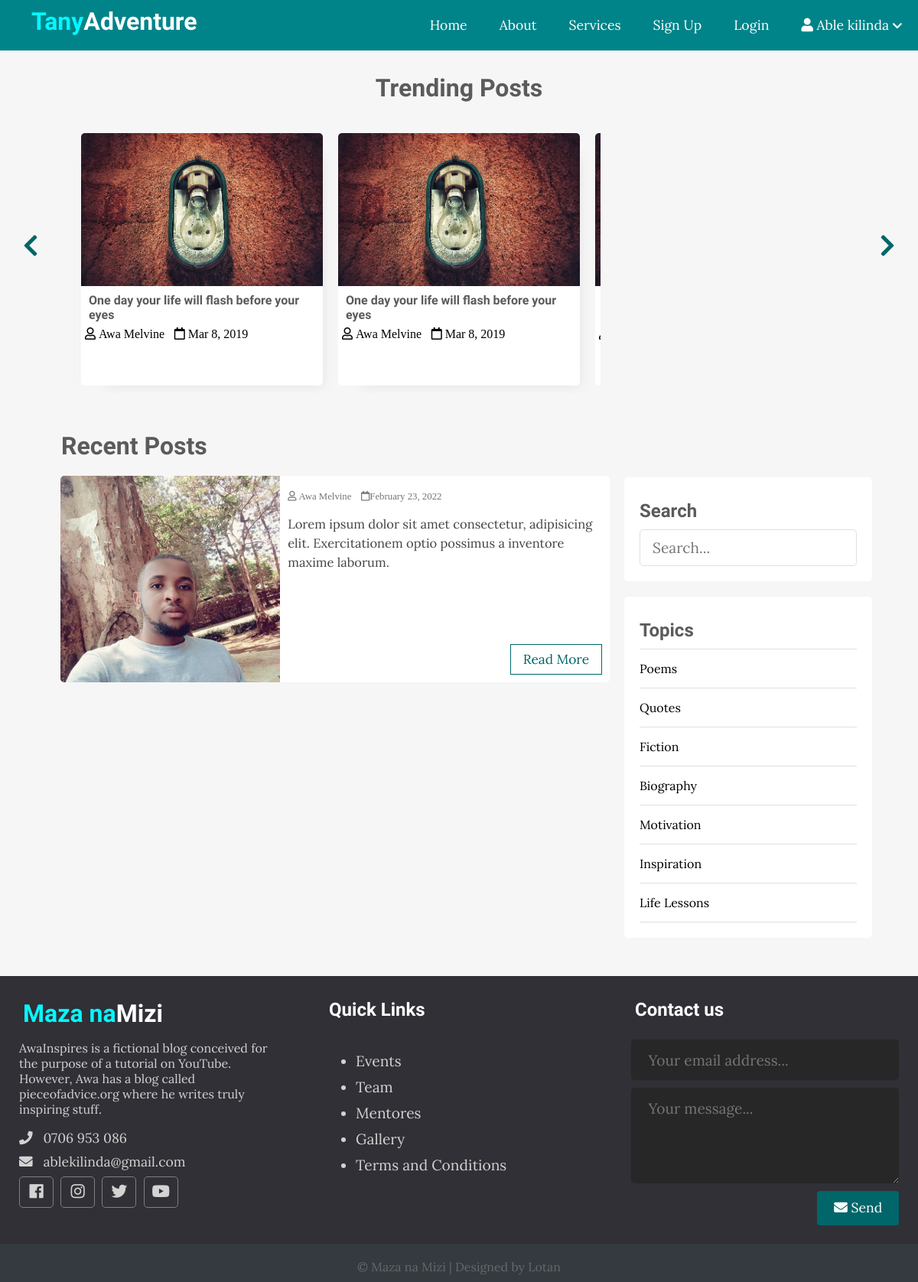
The page / on the database its author committed.
### tables this page shows
CREATE TABLE IF NOT EXISTS `posts` (
    `id` int(11) NOT NULL AUTO_INCREMENT,
    `user_id` int(11) DEFAULT NULL,
    `title` varchar(255) NOt NULL,
    `slug` varchar(255) NOT NULL UNIQUE,
    `views` int(11) NOT NULL DEFAULT '0',
    `image` varchar(255) NOT NULL,
    `body` text NOT NULL,
    `published` tinyint(1) NOT NULL,
    `created_at` timestamp NOT NULL DEFAULT CURRENT_TIMESTAMP ON UPDATE CURRENT_TIMESTAMP,
    `updated_at` timestamp NOT NULL DEFAULT CURRENT_TIMESTAMP,
     PRIMARY KEY(`id`),
     FOREIGN KEY (`user_id`) REFERENCES `users` (`id`) ON DELETE NO ACTION ON UPDATE NO ACTION
);

### inc/public_functions.php (called while the page is built)
<?php
function getpublishedPosts(){
    global $conn;
    $sql = "SELECT * FROM posts WHERE published=true";
    $result = mysqli_query($conn,$sql);
    $posts=mysqli_fetch_all($result,MYSQLI_ASSOC);
    return $posts;
}
?>

### index.php (the view, shortened to what this page needs)
<?php include 'header.php' ?>
<?php require_once 'inc/config.php' ?>
<?php require_once( ROOT_PATH . '/public_functions.php') ?>
<?php $posts =getpublishedPosts(); ?>
  <div class="page-wrapper">
    <div class="post-slider">
      <h1 class="slider-title">Trending Posts</h1>
      <i class="fas fa-chevron-left prev"></i>
      <i class="fas fa-chevron-right next"></i>
      <div class="post-wrapper">
        <div class="post">
          <img src="images/image_1.png" alt="" class="slider-image">
          <div class="post-info">
            <h4><a href="single.php">One day your life will flash before your eyes</a></h4>
            <i class="far fa-user"> Awa Melvine</i>
            <i class="far fa-calendar"> Mar 8, 2019</i>
          </div>
        </div>
        <div class="post">
          <img src="images/image_1.png" alt="" class="slider-image">
          <div class="post-info">
            <h4><a href="single.php">One day your life will flash before your eyes</a></h4>
            <i class="far fa-user"> Awa Melvine</i>
            <i class="far fa-calendar"> Mar 8, 2019</i>
          </div>
        </div>
        <div class="post">
          <img src="images/image_1.png" alt="" class="slider-image">
          <div class="post-info">
            <h4><a href="single.php">One day your life will flash before your eyes</a></h4>
            <i class="far fa-user"> Awa Melvine</i>
            <i class="far fa-calendar"> Mar 8, 2019</i>
          </div>
        </div>
      </div>
    </div>
    <div class="content clearfix">
      <div class="main-content">
        <h1 class="recent-post-title">Recent Posts</h1>
<?php foreach ($posts as $post): ?>
        <div class="post clearfix">
          <img src="<?php echo BASE_URL . '/images/' .$post['image']; ?>" alt="" class="post-image">
          <div class="post-preview">
            <i class="far fa-user"> Awa Melvine</i>
            <i class="far fa-calendar"><?php echo date("F j, Y", strtotime($post['created_at'])); ?></i>
            <p class="preview-text">
              Lorem ipsum dolor sit amet consectetur, adipisicing elit.
              Exercitationem optio possimus a inventore maxime laborum.
            </p>
            <a href="single.php" class="btn read-more">Read More</a>
          </div>
        </div>
<?php endforeach ?>
      </div>
      <div class="sidebar">
        <div class="section search">
          <h2 class="section-title">Search</h2>
          <form action="index.html" method="post">
            <input type="text" name="search-term" class="text-input" placeholder="Search...">
          </form>
        </div>
        <div class="section topics">
          <h2 class="section-title">Topics</h2>
          <ul>
            <li><a href="#">Poems</a></li>
            <li><a href="#">Quotes</a></li>
            <li><a href="#">Fiction</a></li>
            <li><a href="#">Biography</a></li>
            <li><a href="#">Motivation</a></li>
            <li><a href="#">Inspiration</a></li>
            <li><a href="#">Life Lessons</a></li>
          </ul>
        </div>
      </div>
    </div>
  </div>
  <?php include 'footer.php'?>

### css/style.css (style rules this page uses)
* { box-sizing: border-box }
html, body { height: 100%; padding: 0px; margin: 0px; background: #f6f6f6; font-family: 'Lora', serif; }
h1, h2, h3, h4, h5, h6 { font-family: 'Candal', serif; color: #5c5b5b; margin: 5px; }
a { text-decoration: none; color: inherit; }
.clearfix::after { content: ''; display: block; clear: both; }
.btn { padding: .5rem 1rem; background: #006669; color: white; border: 1px solid transparent; border-radius: .25rem; font-size: 1.08em; font-family: 'Lora', serif; }
.text-input { padding: .7rem 1rem; display: block; width: 100%; border-radius: 5px; border: 1px solid #e0e0e0; outline: none; color: #444; line-height: 1.5rem; font-size: 1.2em; font-family: 'Lora', serif; }
.page-wrapper { min-height: 100%; }
.post-slider { position: relative; }
.post-slider .slider-title { text-align: center; margin: 30px auto; }
.post-slider .next { position: absolute; top: 50%; right: 30px; font-size: 2em; color: #006669; cursor: pointer; }
.post-slider .prev { position: absolute; top: 50%; left: 30px; font-size: 2em; color: #006669; cursor: pointer; }
.post-slider .post-wrapper { width: 84%; height: 350px; margin: 0px auto; overflow: hidden; padding: 10px 0px 10px 0px; }
.post-slider .post-wrapper .post { width: 300px; height: 330px; margin: 0px 10px; display: inline-block; background: white; border-radius: 5px; box-shadow: 1rem 1rem 1rem -1rem #a0a0a033; }
.post-slider .post-wrapper .post .post-info { height: 130px; padding: 0px 5px; }
.post-slider .post-wrapper .post .slider-image { width: 100%; height: 200px; border-top-left-radius: 5px; border-top-right-radius: 5px; }
.content { width: 90%; margin: 30px auto 30px; }
.content .main-content { width: 70%; float: left; }
.content .main-content .post { width: 95%; height: 270px; margin: 20px auto; border-radius: 5px; background: white; position: relative; }
.content .main-content .post .post-preview i { color: #757575; font-size: .8em; }
.content .main-content .post .preview-text { line-height: 1.5em; font-size: 1.03em; color: #444; }
.content .main-content .post .read-more { position: absolute; bottom: 10px; right: 10px; border: 1px solid #006669; background: transparent; border-radius: 0px; color: #006669 !important; }
.content .main-content .post .post-image { width: 40%; height: 100%; float: left; border-top-left-radius: 5px; border-bottom-left-radius: 5px; }
.content .main-content .post .post-preview { width: 60%; padding: 10px; float: right; }
.content .main-content .recent-post-title { margin: 20px; }
.content .sidebar { width: 30%; float: left; }
.content .sidebar .section { background: white; padding: 20px; border-radius: 5px; margin-bottom: 20px; }
.content .sidebar .section .section-title { margin: 10px 0px 10px 0px; }
.content .sidebar .section.search { margin-top: 80px; }
.content .sidebar .section.topics ul { margin: 0px; padding: 0px; list-style: none; border-top: 1px solid #e0e0e0; }
.content .sidebar .section.topics ul li a { display: block; padding: 15px 0px 15px 0px; border-bottom: 1px solid #e0e0e0; transition: all 0.3s; }

### rows shown on the page
posts: image (picture), created_at "February 23, 2022"
